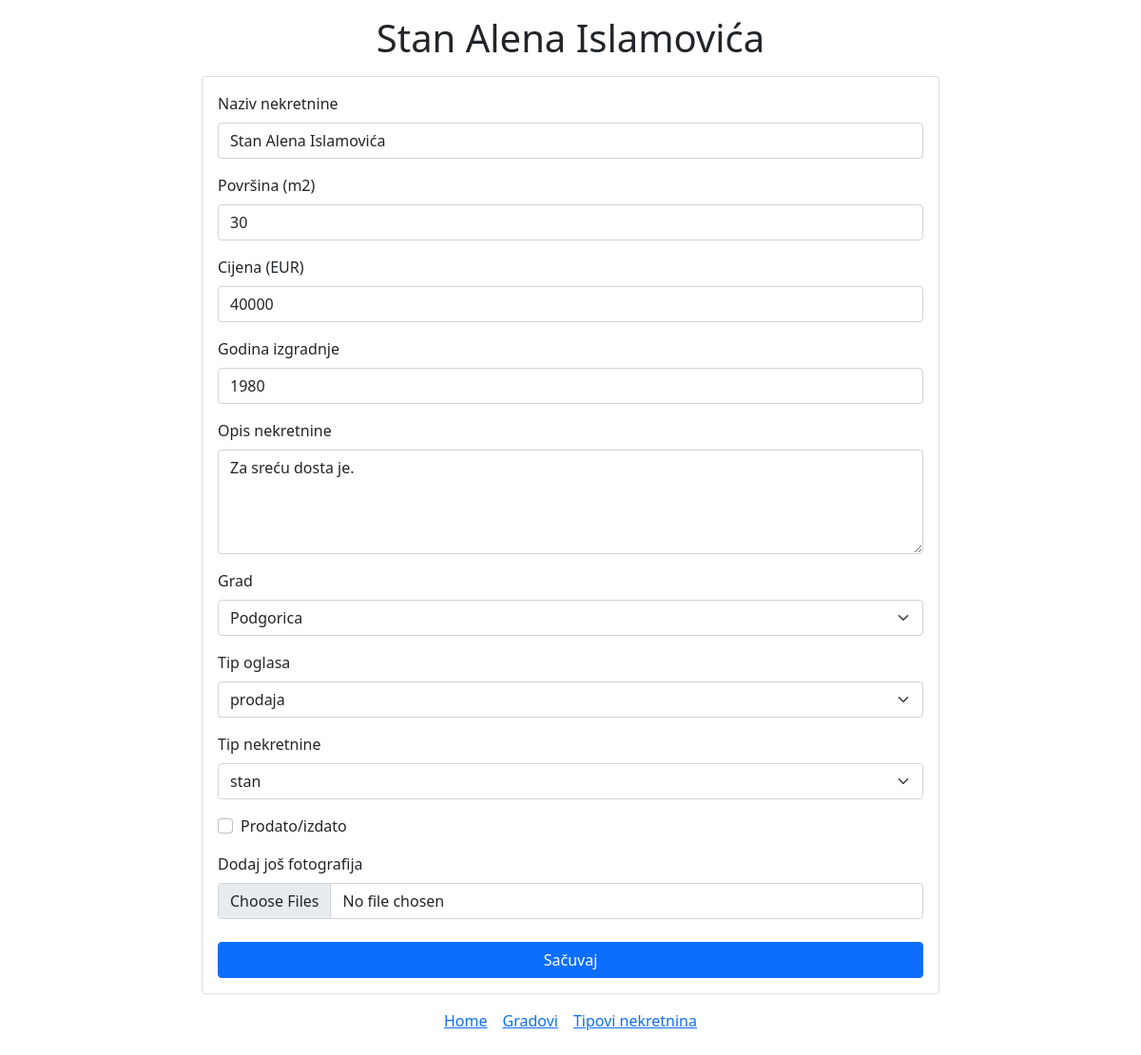
The page /izmijeni.php?id=2 on the database its author committed.
### tables this page shows
CREATE TABLE `nekretnine` (
  `id` int(11) NOT NULL,
  `naziv` varchar(255) NOT NULL,
  `povrsina` smallint(5) UNSIGNED NOT NULL,
  `cijena` int(10) UNSIGNED NOT NULL,
  `godina_izgradnje` smallint(5) UNSIGNED NOT NULL,
  `opis` text DEFAULT NULL,
  `grad` int(11) NOT NULL,
  `tip_oglasa` int(11) NOT NULL,
  `tip_nekretnine` int(11) UNSIGNED NOT NULL,
  `status` tinyint(1) NOT NULL DEFAULT 0,
  `datum_prodaje` date DEFAULT NULL
);

### izmijeni.php (the view, shortened to what this page needs)
<?php
include 'db.php';
$id = intval($_GET['id']);
?>
<!DOCTYPE html>
<html lang="en">
<head>
  <link href="https://cdn.jsdelivr.net/npm/bootstrap@5.0.0-beta2/dist/css/bootstrap.min.css" rel="stylesheet">
  <link rel="stylesheet" href="https://cdn.jsdelivr.net/npm/bootstrap-icons@1.4.0/font/bootstrap-icons.css">
</head>
<body>
  <?php
  $query = "SELECT
      nekretnine.id as id,
      naziv,
      povrsina,
      cijena,
      godina_izgradnje,
      grad,
      opis,
      tip_oglasa,
      tip_nekretnine,
      status,
      datum_prodaje
    FROM nekretnine
    WHERE nekretnine.id = ?";
  $stmt = $db->prepare($query);
  $stmt->bind_param('i', $id);
  $stmt->execute();
  $stmt->store_result();
  $stmt->bind_result(
    $id,
    $naziv,
    $povrsina,
    $cijena,
    $godina_izgradnje,
    $grad,
    $opis,
    $tip_oglasa,
    $tip_nekretnine,
    $status,
    $datum_prodaje
  );
  ?>
  <div class="container mb-3 mt-3" style="max-width: 800px;">
    <h1 class="text-center"><?= $naziv ?> </h1>
    <div class="card mt-3">
      <div class="card-body">
        <form action="snimi_izmjenu.php" method="POST" enctype="multipart/form-data">
          <div class="mb-3">
            <label for="naziv_nekretnine" class="form-label">Naziv nekretnine</label>
            <input type="text" value="<?= $naziv ?>" name="naziv_nekretnine" class="form-control" id="naziv_nekretnine" />
          </div>
          <div class="mb-3">
            <label for="povrsina" class="form-label">Površina (m2)</label>
            <input type="text" value="<?= $povrsina ?>" name="povrsina" class="form-control" id="povrsina" />
          </div>
          <div class="mb-3">
            <label for="cijena" class="form-label">Cijena (EUR)</label>
            <input type="text" value="<?= $cijena ?>" name="cijena" class="form-control" id="cijena" />
          </div>
          <div class="mb-3">
            <label for="godina-izgradnje" class="form-label">
              Godina izgradnje
            </label>
            <input type="text" value="<?= $godina_izgradnje ?>" name="godina_izgradnje" class="form-control" id="godina-izgradnje" />
          </div>
          <div class="mb-3">
            <label for="opis" class="form-label">
              Opis nekretnine
            </label>
            <textarea type="text" name="opis" class="form-control" id="opis" rows="4" /><?= $opis ?></textarea>
          </div>
          <div class="mb-3">
            <label for="grad" class="form-label">
              Grad
            </label>
            <select name="grad" class="form-select" id="grad">
              <?php
              $query = "SELECT * FROM gradovi";
              $stmt = $db->prepare($query);
              $stmt->execute();
              $stmt->store_result();
              $stmt->bind_result($grad_id, $ime_grada);
              while ($stmt->fetch()) {
                $selected = $grad == $grad_id ? 'selected' : '';
                echo "<option value=\"$grad_id\" $selected>$ime_grada</option>";
              }
              ?>
            </select>
          </div>
          <div class="mb-3">
            <label for="tip-oglasa" class="form-label">
              Tip oglasa
            </label>
            <select name="tip_oglasa" class="form-select" id="tip-oglasa">
              <?php
              $query = "SELECT * FROM tipovi_oglasa";
              $stmt = $db->prepare($query);
              $stmt->execute();
              $stmt->store_result();
              $stmt->bind_result($tip_oglasa_id, $tip_oglasa_name);
              while ($stmt->fetch()) {
                $selected = $tip_oglasa == $tip_oglasa_id ? 'selected' : '';
                echo "<option value=\"$tip_oglasa_id\" $selected>
                  $tip_oglasa_name
                </option>";
              }
              ?>
            </select>
          </div>
          <div class="mb-3">
            <label for="tip-nekretnine" class="form-label">
              Tip nekretnine
            </label>
            <select name="tip_nekretnine" class="form-select" id="tip-nekretnine">
              <?php
              $query = "SELECT * FROM tipovi_nekretnina";
              $stmt = $db->prepare($query);
              $stmt->execute();
              $stmt->store_result();
              $stmt->bind_result($tip_nekretnine_id, $tip_nekretnine_ime);
              while ($stmt->fetch()) {
                $selected = $tip_nekretnine == $tip_nekretnine_id ? 'selected' : '';
                echo "<option value=\"$tip_nekretnine_id\" $selected>$tip_nekretnine_ime</option>";
              }
              ?>
            </select>
          </div>
          <div class="form-check mb-3">
            <?php
            $checked = $status == false ? '' : 'checked';
            ?>
            <input class="form-check-input" name="prodato-izdato" type="checkbox" value="checked" id="prodato-izdato" <?= $checked ?> />
            <label class="form-check-label" for="prodato-izdato">
              Prodato/izdato
            </label>
          </div>
          <div class="mb-4">
            <label for="photos" class="form-label">Dodaj još fotografija</label>
            <input type="file" name="photos[]" class="form-control" id="photos" multiple />
          </div>
          <button class="btn btn-primary w-100" type="submit">Sačuvaj</button>
        </form>
      </div>
    </div>
  </div>
  <footer>
    <div class="d-flex justify-content-center mb-4">
      <a href="index.php" class="me-3">Home</a>
      <a href="gradovi.php" class="me-3">Gradovi</a>
      <a href="tipovi_nekretnina.php">Tipovi nekretnina</a>
    </div>
  </footer>
</body>
</html>

### rows shown on the page
nekretnine: naziv "Stan Alena Islamovića", naziv_nekretnine "Stan Alena Islamovića", povrsina "30", cijena "40000", godina_izgradnje "1980", opis "Za sreću dosta je."

### other values the page prints
form field grad "Podgorica"
form field tip_oglasa "prodaja"
form field tip_nekretnine "stan"
